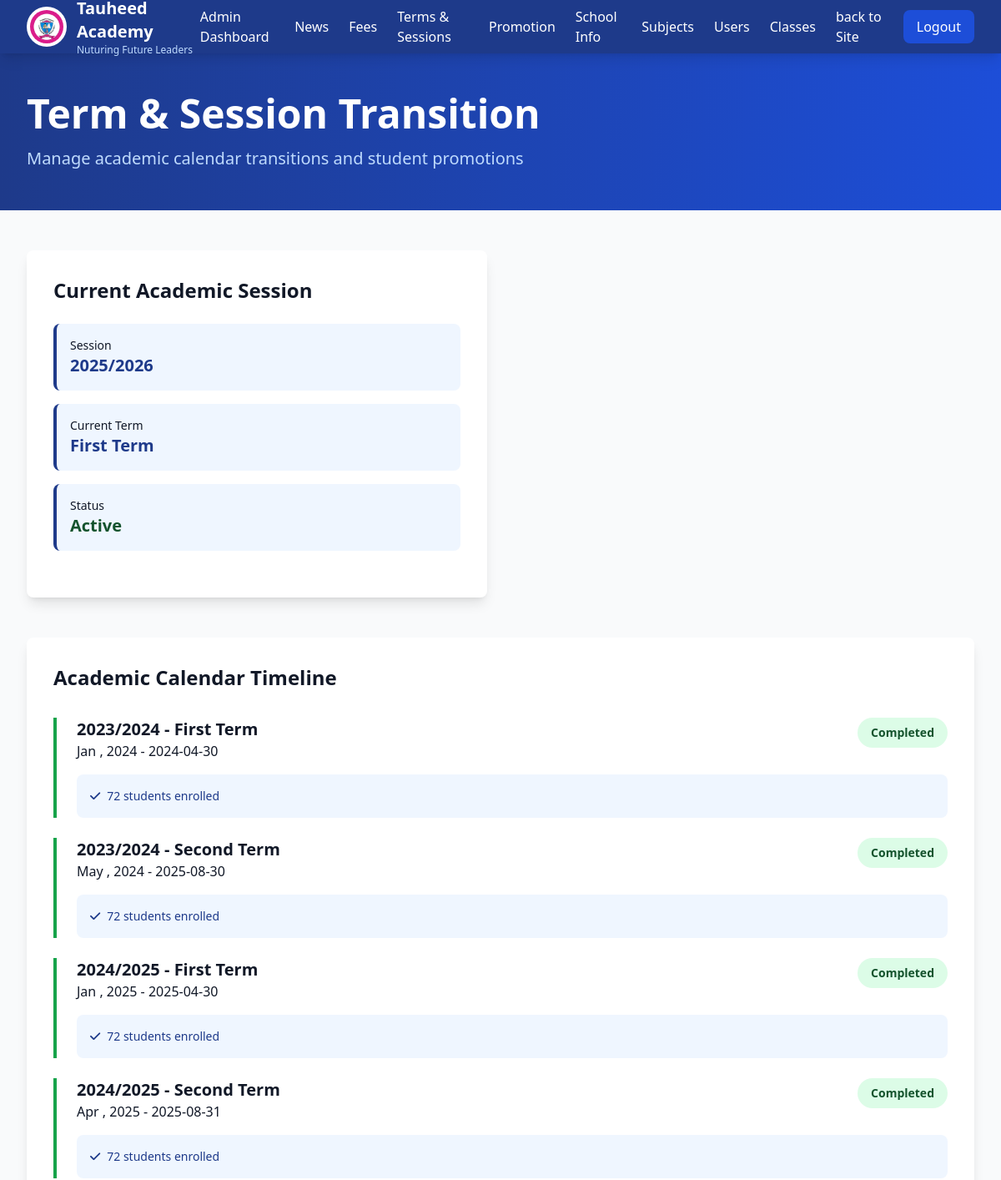
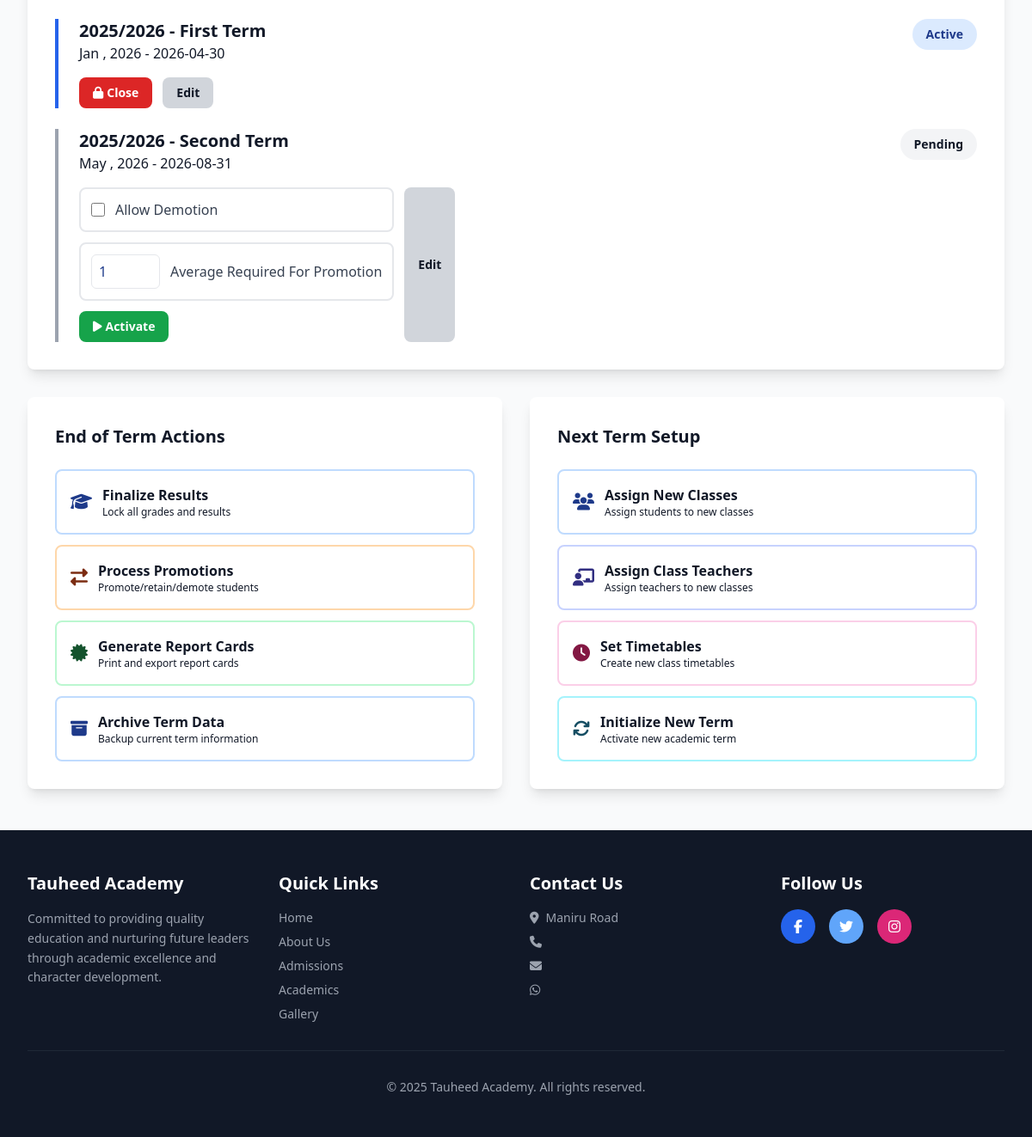
Screenshot of /pages/admin/session-term-transtion.php with the database file from the repository (2 pictures, top to bottom).
### tables this page shows
CREATE TABLE `schools` (
  `id` int(11) NOT NULL,
  `name` varchar(150) NOT NULL,
  `motto` varchar(255) DEFAULT NULL,
  `address` varchar(255) DEFAULT NULL,
  `phone` varchar(20) DEFAULT NULL,
  `email` varchar(100) DEFAULT NULL,
  `whatsapp_number` varchar(20) DEFAULT NULL,
  `facebook` varchar(255) DEFAULT NULL,
  `twitter` varchar(255) DEFAULT NULL,
  `instagram` varchar(255) DEFAULT NULL,
  `logo_path` varchar(255) DEFAULT NULL,
  `created_at` timestamp NOT NULL DEFAULT current_timestamp(),
  `updated_at` timestamp NOT NULL DEFAULT current_timestamp() ON UPDATE current_timestamp()
);

CREATE TABLE `terms` (
  `id` int(11) NOT NULL,
  `name` varchar(100) NOT NULL,
  `session_id` int(11) NOT NULL,
  `start_date` date DEFAULT NULL,
  `end_date` date DEFAULT NULL,
  `status` enum('pending','ongoing','finished') DEFAULT 'pending',
  `created_at` timestamp NOT NULL DEFAULT current_timestamp()
);

CREATE TABLE `sessions` (
  `id` int(11) NOT NULL,
  `name` varchar(100) NOT NULL,
  `start_date` date DEFAULT NULL,
  `end_date` date DEFAULT NULL,
  `status` enum('pending','ongoing','finished') DEFAULT 'pending',
  `created_at` timestamp NOT NULL DEFAULT current_timestamp()
);

### pages/admin/session-term-transtion.php (the view, shortened to what the rows shown need)
<?php
include __DIR__ . '/../../includes/header.php';
$stmt = $conn->prepare("SELECT terms.*, sessions.name session_name FROM terms left join sessions on terms.session_id = sessions.id ORDER BY sessions.name ASC ,  terms.name ASC");
$stmt->execute();
$terms = $stmt->get_result()->fetch_all(MYSQLI_ASSOC);
$active = 'ongoing';
$stmt = $conn->prepare("SELECT terms.*, sessions.name session_name FROM terms left join sessions on terms.session_id = sessions.id where terms.status = ? LIMIT 1");
$stmt->bind_param('s', $active);
$stmt->execute();
$current_term = $stmt->get_result()->fetch_assoc();
?>
<body class="bg-gray-50">
    <?php include(__DIR__ . "/./includes/admins-section-nav.php") ?>
    <section class="bg-gradient-to-r from-blue-900 to-blue-700 text-white py-12">
        <div class="max-w-7xl mx-auto px-4 sm:px-6 lg:px-8">
            <h1 class="text-4xl md:text-5xl font-bold mb-4">Term & Session Transition</h1>
        </div>
    </section>
    <section class="py-12 bg-gray-50">
        <div class="max-w-7xl mx-auto px-4 sm:px-6 lg:px-8">
            <div class="grid grid-cols-1 md:grid-cols-2 gap-8 mb-12">
                <div class="bg-white rounded-lg shadow-lg p-8">
                    <?php if ($current_term) : ?>
                        <h2 class="text-2xl font-bold text-gray-900 mb-6">Current Academic Session</h2>
                        <div class="space-y-4 mb-6">
                            <div class="bg-blue-50 p-4 rounded-lg border-l-4 border-blue-900">
                                <p class="text-sm text-gray-900">Session</p>
                                <p class="text-xl font-bold text-blue-900"><?= $current_term['session_name'] ?></p>
                            </div>
                            <div class="bg-blue-50 p-4 rounded-lg border-l-4 border-blue-900">
                                <p class="text-sm text-gray-900">Current Term</p>
                                <p class="text-xl font-bold text-blue-900"><?= $current_term['name'] ?></p>
                            </div>
                            <div class="bg-blue-50 p-4 rounded-lg border-l-4 border-blue-900">
                                <p class="text-sm text-gray-900">Status</p>
                                <p class="text-xl font-bold text-green-900">Active</p>
                            </div>
                        </div>
                    <?php else : ?>
                        <h2 class="text-2xl font-bold text-gray-900 mb-6">No Academic Session Is Active</h2>
                    <?php endif ?>
                </div>
            </div>
            <div class="bg-white rounded-lg shadow-lg p-8 mb-8">
                <h2 class="text-2xl font-bold text-gray-900 mb-8">Academic Calendar Timeline</h2>
                <div class="space-y-6">
                    <?php foreach ($terms as $term) : ?>
                        <div class="border-l-4
                                    <?php if ($term['status'] === 'ongoing') : ?>
                                    border-blue-600
                                <?php elseif ($term['status'] === 'finished') : ?>
                                    border-green-600
                                <?php elseif ($term['status'] === 'pending') : ?>
                                    border-gray-400
                                <?php endif; ?>
                                pl-6">
                            <div class="flex justify-between items-start mb-4">
                                <div>
                                    <h3 class="text-xl font-bold text-gray-900"><?= $term['session_name'] ?> - <?= $term['name'] ?></h3>
                                    <p class="text-gray-900"><?= date('M , Y', strtotime($term['start_date'])) ?> - <?= $term['end_date'] ?></p>
                                </div>
                                <?php if ($term['status'] === 'ongoing') :  ?>
                                    <span class="px-4 py-2 bg-blue-100 text-blue-900 rounded-full text-sm font-semibold">Active</span>
                                <?php elseif ($term['status'] === 'finished') :  ?>
                                    <span class="px-4 py-2 bg-green-100 text-green-900 rounded-full text-sm font-semibold">Completed</span>
                                <?php elseif ($term['status'] === 'pending') :  ?>
                                    <span class="px-4 py-2 bg-gray-100 text-gray-900 rounded-full text-sm font-semibold">Pending</span>
                                <?php endif;  ?>
                            </div>
                            <?php if ($term['status'] === 'finished') : ?>
                                <div class="bg-blue-50 p-4 rounded-lg text-sm text-blue-900">
                                    <p><i class="fas fa-check mr-2"></i>72 students enrolled</p>
                                </div>
                            <?php endif ?>
                            <div class="flex gap-3">
                                <?php if ($term['status'] === 'ongoing') :  ?>
                                    <form method="POST">
                                        <button type="submit" class="px-4 py-2 bg-red-600 text-white rounded-lg font-semibold hover:bg-red-700 transition text-sm">
                                            <i class="fas fa-lock mr-1"></i>Close
                                        </button>
                                    </form>
                                <?php elseif ($term['status'] === 'pending') :  ?>
                                    <form method="POST">
                                        <label class="flex items-center p-3 border-2 border-gray-200 rounded-lg cursor-pointer hover:bg-blue-50 mb-3">
                                            <input type="checkbox" class="w-4 h-4 text-blue-900" name="allow_demotion" value="1">
                                            <span class="ml-3 text-gray-700">Allow Demotion</span>
                                        </label>
                                        <label for="average_required" class="flex items-center p-3 border-2 border-gray-200 rounded-lg cursor-pointer hover:bg-blue-50 mb-3">
                                            <input
                                                type="number"
                                                id="average_required"
                                                name="average_required"
                                                value="1"
                                                class="w-20 h-10 text-blue-900 border border-gray-200 rounded-md px-2 focus:outline-none focus:ring-2 focus:ring-blue-400">
                                            <span class="ml-3 text-gray-700">Average Required For Promotion</span>
                                        </label>
                                        <button type="submit" class="px-4 py-2 bg-green-600 text-white rounded-lg font-semibold hover:bg-green-700 transition text-sm">
                                            <i class="fas fa-play mr-1"></i>Activate
                                        </button>
                                    </form>
                                <?php endif;  ?>
                                <?php if ($term['status'] !== 'finished') :  ?>
                                    <button class="px-4 py-2 bg-gray-300 text-gray-900 rounded-lg font-semibold hover:bg-gray-400 transition text-sm">
                                        Edit
                                    </button>
                                <?php endif;  ?>
                            </div>
                        </div>
                    <?php endforeach ?>
                </div>
            </div>
        </div>
    </section>
    <?php include(__DIR__ . "/../../includes/footer.php"); ?>
</body>
</html>

### pages/admin/includes/admins-section-nav.php (shortened to what the rows shown need)
<nav class="bg-blue-900 text-white sticky top-0 z-50 shadow-lg">
    <div class="max-w-7xl mx-auto px-4 sm:px-6 lg:px-8">
        <div class="flex justify-between items-center h-16">
            <div class="flex items-center gap-3">
                <div>
                    <h1 class="text-xl font-bold"><?= $school['name'] ?? 'Tauheed Academy' ?></h1>
                    <p class="text-xs text-blue-200"><?= $school['motto']; ?></p>
                </div>
            </div>
        </div>
    </div>
</nav>

### includes/footer.php (shortened to what the rows shown need)
<footer class="bg-gray-900 text-white py-12">
    <div class="max-w-7xl mx-auto px-4 sm:px-6 lg:px-8">
        <div class="grid grid-cols-1 md:grid-cols-4 gap-8">
            <div>
                <h3 class="text-xl font-bold mb-4"><?= $school['name'] ?? 'Tauheed Academy' ?></h3>
                <p class="text-gray-400 text-sm leading-relaxed">
                    Committed to providing quality education and nurturing future leaders through academic excellence and character development.
                </p>
            </div>
            <div>
                <ul class="space-y-2 text-sm text-gray-400">
                    <li><i class="fas fa-map-marker-alt mr-2"></i><?= $school['address'] ?? '' ?></li>
                    <li><i class="fas fa-phone mr-2"></i><?= $school['phone'] ?? '' ?></li>
                    <li><i class="fas fa-envelope mr-2"></i><?= $school['email'] ?? '' ?></li>
                    <li><i class="fab fa-whatsapp mr-2"></i><?= $school['whatsapp_number'] ?? '' ?></li>
                </ul>
            </div>
        </div>
        <div class="border-t border-gray-800 mt-8 pt-8 text-center text-gray-400 text-sm">
            <p>&copy; 2025 <?= $school['name'] ?? 'Tauheed Academy' ?>. All rights reserved.</p>
        </div>
    </div>
</footer>

### rows the page displays
schools: motto "Nuturing Future Leaders", name "Tauheed Academy", address "Maniru Road"
terms: session.name "2025/2026", name "First Term", start_date "Jan , 2026", end_date "2026-04-30", status "Active"
terms: session.name "2023/2024", name "First Term", start_date "Jan , 2024", end_date "2024-04-30", status "Completed"
terms: session.name "2023/2024", name "Second Term", start_date "May , 2024", end_date "2025-08-30", status "Completed"
terms: session.name "2024/2025", name "First Term", start_date "Jan , 2025", end_date "2025-04-30", status "Completed"
terms: session.name "2024/2025", name "Second Term", start_date "Apr , 2025", end_date "2025-08-31", status "Completed"
terms: session.name "2025/2026", name "Second Term", start_date "May , 2026", end_date "2026-08-31", status "Pending"
